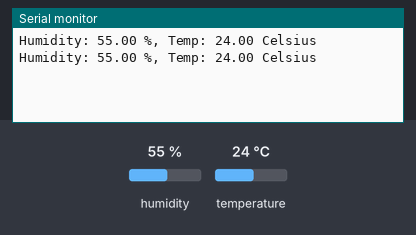
Bench run of a sketch on a simulated Arduino Uno, built with avr-gcc and run on an emulated ATmega328P. Shown: the last lines printed to the serial monitor. The test bench sets the inputs (shaded band); at power-on: humidity 55 %, temperature 24 °C.

Above: at 2.8 s.
2.9 s: humidity set to 22 %
At 5.2 s:
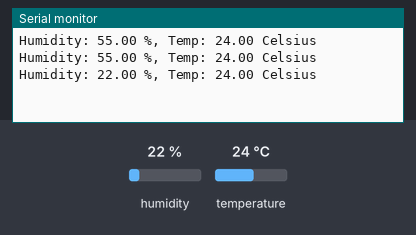
5.6 s: temperature set to 12 °C
At 7.2 s:
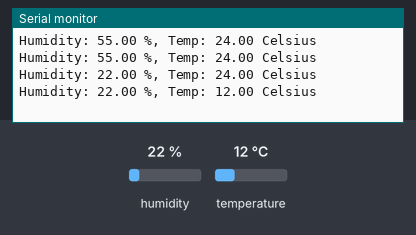
8.3 s: humidity set to 40 %
At 10.7 s:
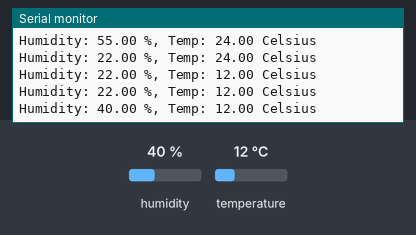
Timing chart, 0 to 12.2 s (numbered marks = the images above; inputs shaded):
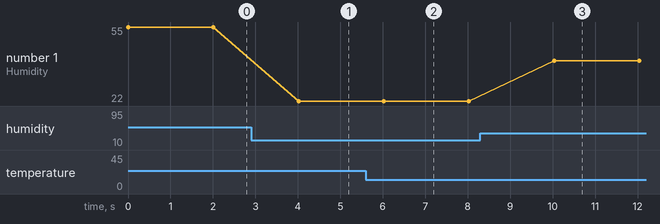

The sketch:

DHT22.ino
```cpp
/* This code use the DHT-22 sensor with Arduino uno
   Temperature and humidity sensor
   MARATHON UPC project */

//Libraries
#include <DHT.h>

//Constants
#define DHTPIN 4     // what pin we're connected to
#define DHTTYPE DHT22   // DHT 22  (AM2302)
DHT dht(DHTPIN, DHTTYPE); //// Initialize DHT sensor for normal 16mhz Arduino


//Variables
int chk;
float hum;  //Stores humidity value
float temp; //Stores temperature value

void setup()
{
  Serial.begin(9600);
  dht.begin();
}

void loop()
{
    //int chk = DHT.read22(DHTPIN);
    //Read data and store it to variables hum and temp
    hum = dht.readHumidity();
    temp= dht.readTemperature(false);

    // check if returns are valid, if they are NaN (not a number) then something went wrong!
    if (isnan(temp) || isnan(hum)) {
      Serial.println("Failed to read from DHT");
    }
    else {
      //Print temp and humidity values to serial monitor
      Serial.print("Humidity: ");
      Serial.print(hum);
      Serial.print(" %, Temp: ");
      Serial.print(temp);
      Serial.println(" Celsius");
      delay(2000); //Delay 2 sec.
    }
}
```

Measured:
- after the input at 2.9 s, the serial monitor: prints a new line after 1.1 s (image 1)
- after the input at 5.6 s, the serial monitor: prints a new line after 0.42 s (image 2)
- after the input at 8.3 s, the serial monitor: prints a new line after 1.7 s (image 3)
- plotted number 1: 55 → 22 after the input at 2.9 s, 22 → 40 after the input at 8.3 s
